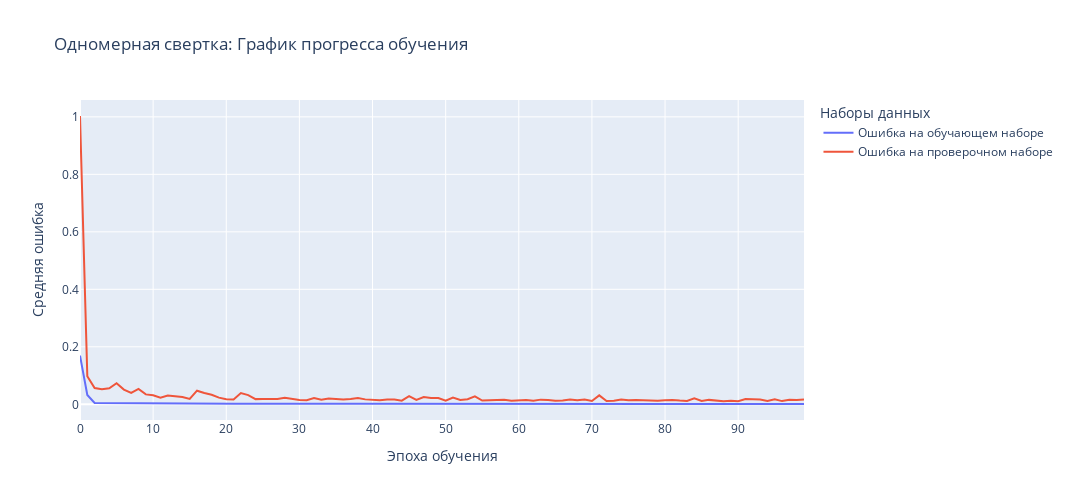
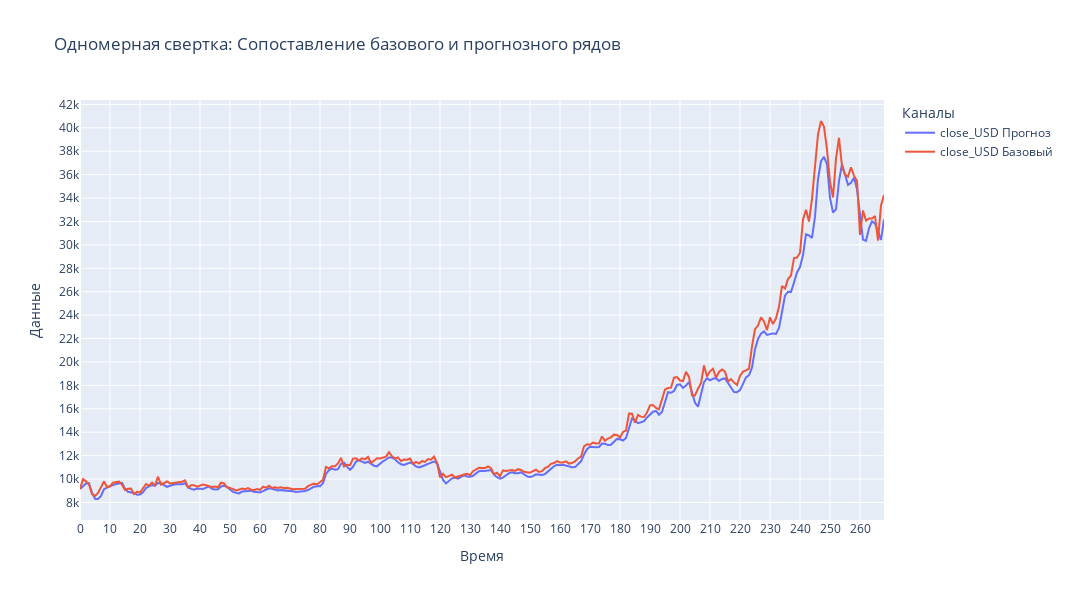
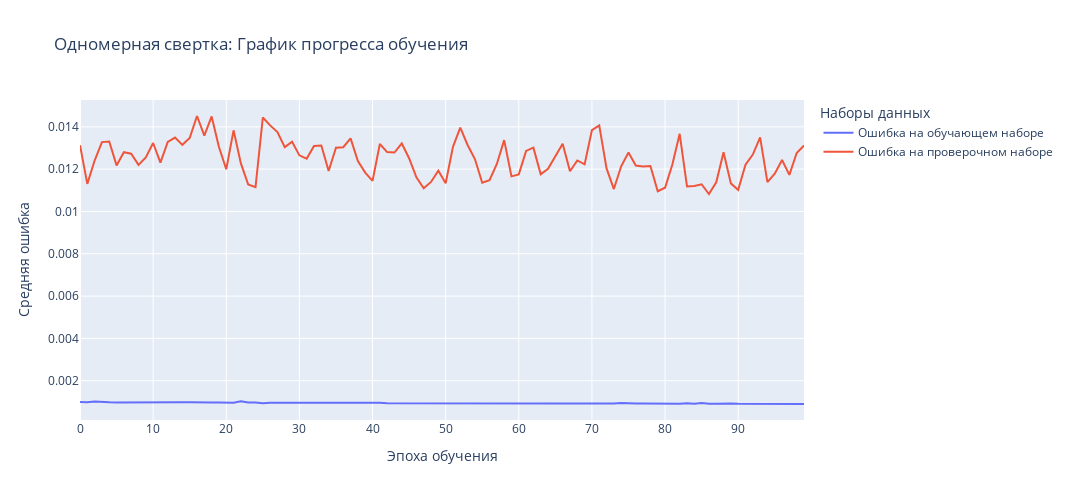

Notebook code for these charts, in order:
### Markdown cell above
## Создание и обучение сети с использованием одномерной свертки

### Code cell
model_conv = Sequential() # Модель Conv1D
model_conv.add(Conv1D(128, 5, input_shape=x_test.shape[1:], activation='relu'))
model_conv.add(Conv1D(64, 5, activation='relu'))
model_conv.add(MaxPooling1D())
model_conv.add(Flatten())
model_conv.add(Dense(100, activation='relu'))
model_conv.add(Dense(32, activation='relu'))
model_conv.add(Dense(y_test.shape[1], activation='linear'))
# Модель Conv1D обучение с разными значениями learning_rate

train_eval_net(model_conv, train_datagen, val_datagen, [(100, Adam(learning_rate=0.0001)),
                                                        (100, Adam(learning_rate=0.00001))],
               x_test, y_test, y_scaler, title='Одномерная свертка')
